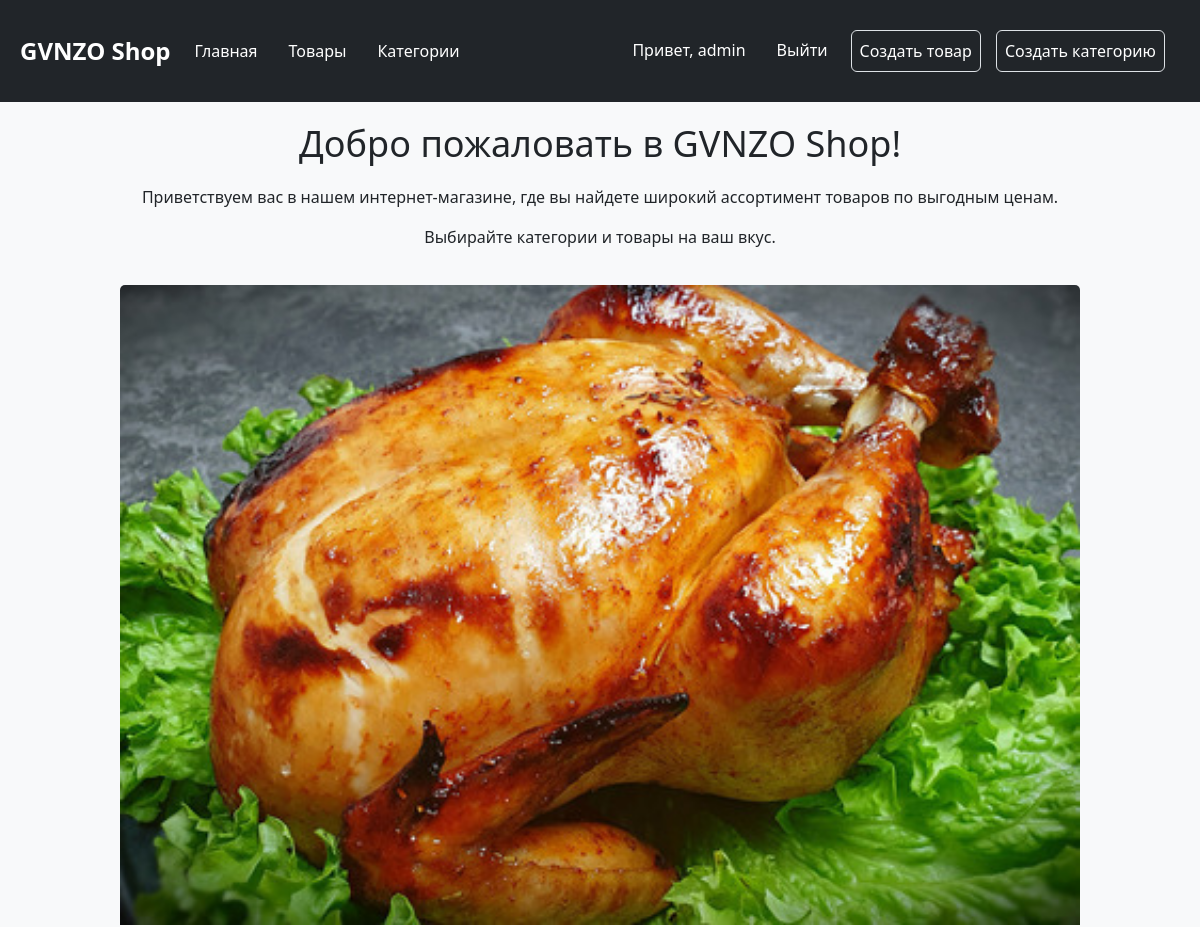
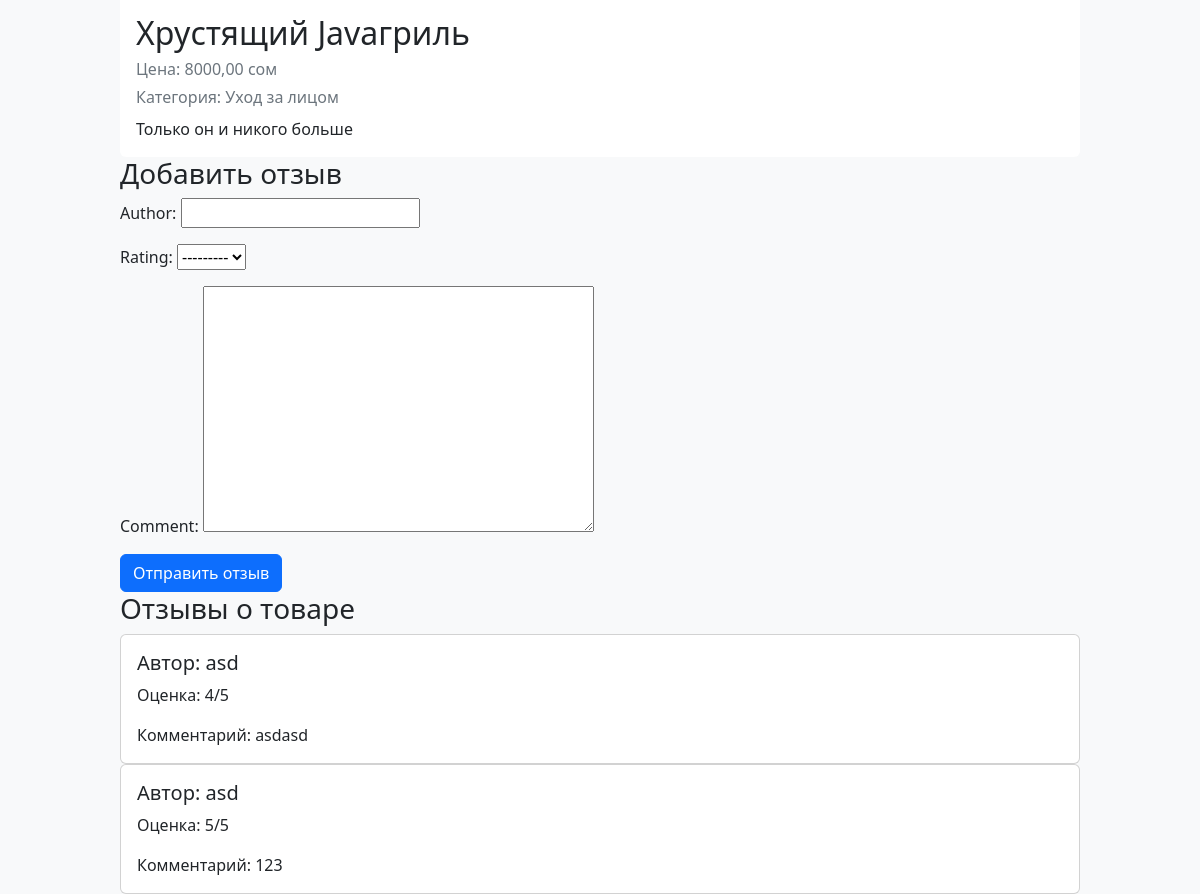
Page /product/2/ (signed in) on the committed database (2 pictures, top to bottom).
### Product/models.py (models this page shows)
class Product(models.Model):
    image = models.ImageField(upload_to='product_images', blank=True, null=True)
    title = models.CharField(max_length=128)
    description = models.TextField()
    rate = models.FloatField(default=0)
    created_date = models.DateTimeField(auto_now_add=True)
    modified_date = models.DateTimeField(auto_now=True)
    price = models.DecimalField(max_digits=10, decimal_places=2)
    category = models.ForeignKey(Category, on_delete=models.CASCADE,blank=True, null=True)

class Category(models.Model):
    image = models.ImageField(upload_to='category_images', blank=True, null=True)
    name = models.CharField(max_length=100)

class Review(models.Model):
    author = models.CharField(max_length=100)
    rating = models.PositiveIntegerField(choices=[(1, '1'), (2, '2'), (3, '3'), (4, '4'), (5, '5')])
    comment = models.TextField()
    product = models.ForeignKey(Product, related_name='reviews', on_delete=models.CASCADE)
    created_at = models.DateTimeField(auto_now_add=True)

### Product/views.py (the view)
# urls.py: path('product/<int:id>/', product_views.product_detail_view,name='product_detail_view'),
def product_detail_view(request, id):
    product = get_object_or_404(Product, id=id)
    if request.method == 'POST':
        form = ReviewForm(request.POST)
        if form.is_valid():
            review = form.save(commit=False)
            review.product = product
            review.save()
            return HttpResponseRedirect(f'/product/{id}/')
    else:
        form = ReviewForm()
    context_data = {
        "product": product,
        "form": form
    }
    return render(request, 'products/detail.html', context=context_data)

### Product/forms.py
class ReviewForm(forms.ModelForm):
    class Meta:
        model = Review
        fields = ['author', 'rating', 'comment']

### templates/products/detail.html (shortened to what this page needs)
{% extends "layouts/index.html" %}
{% block content %}
<div class="product-details" style="width: 80%; margin: 0 auto;">
  <div class="card" style="border: none;">
    <img src="/media/{{ product.image }}" class="card-img-top" alt="{{ product.title }}" style="max-width: 100%; height: auto;">
    <div class="card-body">
      <h2 class="card-title">{{ product.title }}</h2>
      <p class="card-subtitle mb-2 text-muted">Цена: {{ product.price }} сом</p>
      <p class="card-subtitle mb-2 text-muted">Категория: {{ product.category.name }}</p>
      <p class="card-text">{{ product.description }}</p>
    </div>
  </div>
</div>
<div class="reviews" style="width: 80%; margin: 0 auto;">
  <h3>Добавить отзыв</h3>
  <form method="post">
    {{ form.as_p }}
    <button type="submit" class="btn btn-primary">Отправить отзыв</button>
  </form>
</div>
<div class="reviews" style="width: 80%; margin: 0 auto;">
  <h3>Отзывы о товаре</h3>
  {% for review in product.reviews.all %}
  <div class="card">
    <div class="card-body">
      <h5 class="card-title">Автор: {{ review.author }}</h5>
      <p class="card-text">Оценка: {{ review.rating }}/5</p>
      <p class="card-text">Комментарий: {{ review.comment }}</p>
    </div>
  </div>
  {% endfor %}
</div>
{% endblock %}

### templates/layouts/index.html (shortened to what this page needs)
<!DOCTYPE html>
<html>
<head>
  <link rel="stylesheet" href="https://cdn.jsdelivr.net/npm/bootstrap@5.2.3/dist/css/bootstrap.min.css" />
</head>
<body>
  <nav class="navbar navbar-expand-lg navbar-dark bg-dark">
    <div class="container-fluid">
      <a class="navbar-brand" href="#">GVNZO Shop</a>
      <div class="collapse navbar-collapse" id="navbarNavAltMarkup">
        <div class="navbar-nav">
          <a class="nav-link active" aria-current="page" href="#">Главная</a>
          <a class="nav-link" href="/products/">Товары</a>
          <a class="nav-link" href="/category/">Категории</a>
        </div>
        <ul class="navbar-nav ml-auto">
          {% if user.is_anonymous %}
            <li class="nav-item"><a class="nav-link" href="/users/register">Регистрация</a></li>
            <li class="nav-item"><a class="nav-link" href="/users/auth">Войти</a></li>
          {% else %}
            <li class="nav-item"><span class="nav-link">Привет, {{ user.username }}</span></li>
            <li class="nav-item"><a class="nav-link" href="/users/logout">Выйти</a></li>
            {% if user.is_staff %}
              <li class="nav-item">
                <a class="nav-link border rounded p-2" href="/products/create">Создать товар</a>
              </li>
              <li class="nav-item">
                <a class="nav-link border rounded p-2" href="/category/create">Создать категорию</a>
              </li>
            {% endif %}
          {% endif %}
        </ul>
      </div>
    </div>
  </nav>
  <div class="container-fluid text-center">
    <h1>Добро пожаловать в GVNZO Shop!</h1>
    <p>
      Приветствуем вас в нашем интернет-магазине, где вы найдете широкий ассортимент товаров по выгодным ценам.
    </p>
    <p>Выбирайте категории и товары на ваш вкус.</p>
  </div>
  {% block content %} {% endblock %}
</body>
</html>

### templates/layouts/index.html (style rules this page uses)
body { background-color: #f8f9fa; }
.navbar { background-color: #343a40; }
.navbar-brand { color: #ffffff; font-size: 24px; font-weight: bold; }
.navbar-nav .nav-link { color: #ffffff; margin-right: 15px; transition: color 0.3s; }
.container-fluid { padding: 20px; }
.container-fluid h1 { font-size: 36px; margin-bottom: 20px; }
.navbar-nav.ml-auto { margin-left: auto; }

### rows in the picture
Product: image (picture), title "Хрустящий Javaгриль", price "8000,00", category.name "Уход за лицом", description "Только он и никого больше"
Review: author "asd", rating "4", comment "asdasd"
Review: author "asd", rating "5", comment "123"

### other values in the picture
{{ user.username }} "admin"
